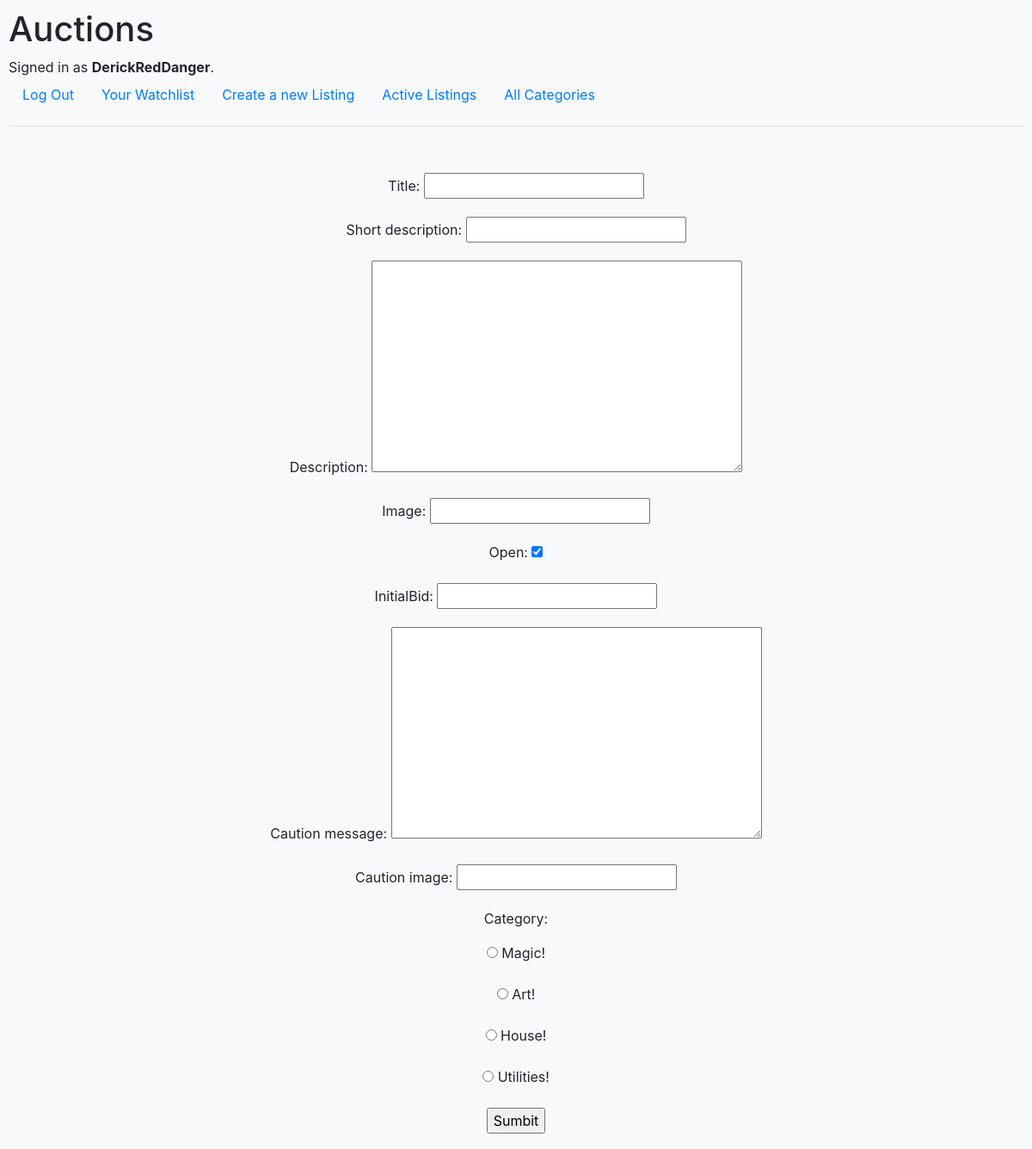
The app's page /new/ (signed in) with its own data.
### auctions/models.py (models this page shows, shortened)
class User(AbstractUser):
    pass

class category(models.Model):
    title = models.CharField( max_length=75)
    auction = models.ManyToManyField(listings,related_name="category", blank=True)
    description = models.TextField(null=False, blank=True)

### auctions/views.py (the view)
# urls.py: path("new/", views.new,name="new"),
@login_required
def new(request):
    form = forms.listingsForm(request.POST or None)
    categori=category.objects.all()
    if form.is_valid():
        form.save()
        cat=category.objects.get(id=request.POST['categorie'])
        auct= listings.objects.get(title=form.cleaned_data['title'])
        cat.auction.add(auct.id)
        form = forms.listingsForm()
    return render (request, 'auctions/new.html',{
        'form':form,
        'categories':categori,
        },)

### auctions/forms.py
class listingsForm(forms.ModelForm):
    class Meta:
        model = models.listings
        fields = ['title','Sdescription','description','image','open','initialBid','caution','cImage','owner']
        widgets = {'owner': forms.HiddenInput(),
        }

### auctions/templates/auctions/new.html (shortened to what this page needs)
{% extends "auctions/layout.html" %}
{% block body %}
<section class="py-2 container text-center">
<form style="margin-top: 30px;" action="." method="post">
    {{ form.as_p }}
    <p>Category:</p>
    {%for title in categories%}
    <input type="radio" name="categorie" value={{title.id}}>
    {{title.title}}<br><br>
    {%endfor%}
    <input type="submit" value="Sumbit">
</form>
</section>
{% endblock %}

### auctions/templates/auctions/layout.html (shortened to what this page needs)
{% load static %}
<!DOCTYPE html>
<html lang="en">
    <head>
        <link rel="stylesheet" href="https://stackpath.bootstrapcdn.com/bootstrap/4.4.1/css/bootstrap.min.css">
        <link href="{% static 'auctions/styles.css' %}" rel="stylesheet">
    </head>
    <body class="bg-light" >
        <div >
        <h1>Auctions</h1>
        <div>
            {% if user.is_authenticated %}
                Signed in as <strong>{{ user.username }}</strong>.
            {% else %}
                Not signed in.
            {% endif %}
        </div>
        <ul class="nav">
            {% if user.is_authenticated %}
                <li class="nav-item">
                    <a class="nav-link" href="{% url 'logout' %}">Log Out</a>
                </li>
                <li class="nav-item">
                    <a class="nav-link" href="{% url 'watchlist' %}">Your Watchlist </a>
                </li>
                <li class="nav-item">
                    <a class="nav-link" href="{% url 'new' %}">Create a new Listing</a>
                </li>
            {% endif %}
            <li class="nav-item">
                <a class="nav-link" href="{% url 'index' %}">Active Listings</a>
            </li>
            <li class="nav-item">
                <a class="nav-link" href="{% url 'categories' %}">All Categories</a>
            </li>
        </ul>
    </div>
        <hr>
        {% block body %}
        {% endblock %}
    </body>
</html>

### auctions/static/auctions/styles.css (style rules this page uses)
body { padding: 10px; }

### records on screen
User: username "DerickRedDanger"
category: title "Magic!"
category: title "Art!"
category: title "House!"
category: title "Utilities!"
